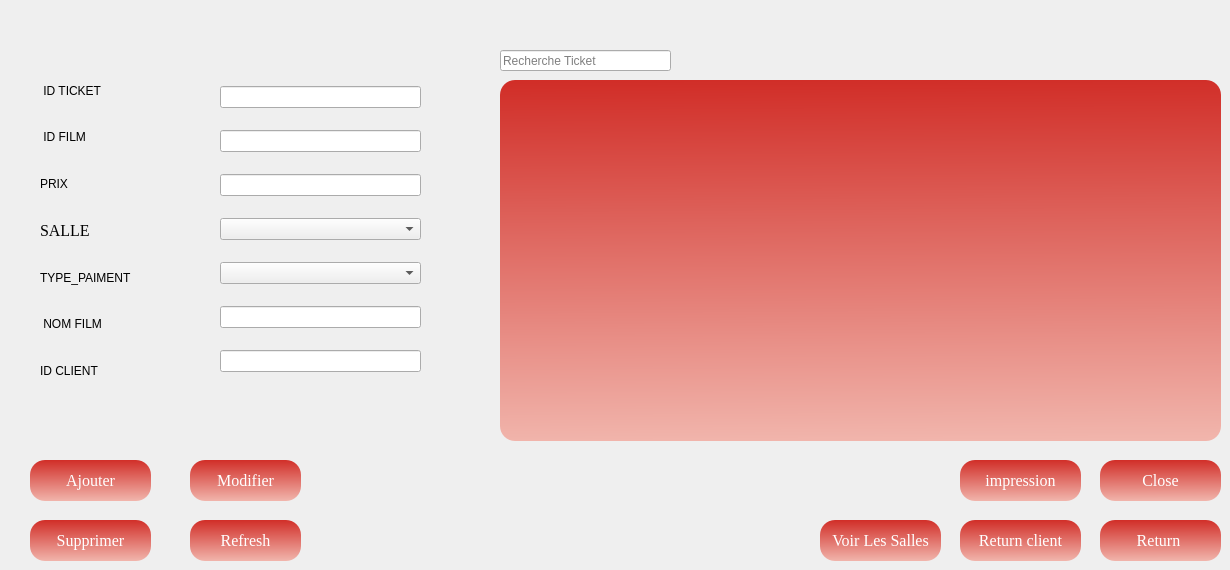
      <widget class="QWidget" name="tab">
       <attribute name="title">
        <string>Ticket</string>
       </attribute>
       <widget class="QWidget" name="layoutWidget_5">
        <property name="geometry">
         <rect>
          <x>40</x>
          <y>70</y>
          <width>161</width>
          <height>321</height>
         </rect>
        </property>
        <layout class="QVBoxLayout" name="verticalLayout_3">
         <item>
          <widget class="QLabel" name="label_24">
           <property name="text">
            <string> ID TICKET</string>
           </property>
          </widget>
         </item>
         <item>
          <widget class="QLabel" name="label_25">
           <property name="text">
            <string> ID FILM</string>
           </property>
          </widget>
         </item>
         <item>
          <widget class="QLabel" name="label_26">
           <property name="text">
            <string>PRIX</string>
           </property>
          </widget>
         </item>
         <item>
          <widget class="QLabel" name="label_27">
           <property name="font">
            <font>
             <family>Times New Roman</family>
             <pointsize>12</pointsize>
             <weight>50</weight>
             <italic>false</italic>
             <bold>false</bold>
            </font>
           </property>
           <property name="text">
            <string>SALLE</string>
           </property>
          </widget>
         </item>
         <item>
          <widget class="QLabel" name="label_28">
           <property name="text">
            <string>TYPE_PAIMENT</string>
           </property>
          </widget>
         </item>
         <item>
          <widget class="QLabel" name="label_30">
           <property name="text">
            <string> NOM FILM</string>
           </property>
          </widget>
         </item>
         <item>
          <widget class="QLabel" name="label_31">
           <property name="text">
            <string>ID CLIENT</string>
           </property>
          </widget>
         </item>
        </layout>
       </widget>
       <widget class="QWidget" name="layoutWidget_6">
        <property name="geometry">
         <rect>
          <x>220</x>
          <y>70</y>
          <width>201</width>
          <height>321</height>
         </rect>
        </property>
        <layout class="QVBoxLayout" name="verticalLayout_4">
         <item>
          <widget class="QLineEdit" name="id_ticket"/>
         </item>
         <item>
          <widget class="QLineEdit" name="Id_film_ticket"/>
         </item>
         <item>
          <widget class="QLineEdit" name="prix_ticket"/>
         </item>
         <item>
          <widget class="QComboBox" name="salles">
           <item>
            <property name="text">
             <string/>
            </property>
           </item>
           <item>
            <property name="text">
             <string>1</string>
            </property>
           </item>
           <item>
            <property name="text">
             <string>2</string>
            </property>
           </item>
           <item>
            <property name="text">
             <string>3</string>
            </property>
           </item>
           <item>
            <property name="text">
             <string>4</string>
            </property>
           </item>
           <item>
            <property name="text">
             <string>5</string>
            </property>
           </item>
           <item>
            <property name="text">
             <string>6</string>
            </property>
           </item>
           <item>
            <property name="text">
             <string>7</string>
            </property>
           </item>
           <item>
            <property name="text">
             <string>8</string>
            </property>
           </item>
           <item>
            <property name="text">
             <string>9</string>
            </property>
           </item>
          </widget>
         </item>
         <item>
          <widget class="QComboBox" name="paiment">
           <item>
            <property name="text">
             <string/>
            </property>
           </item>
           <item>
            <property name="text">
             <string>Carte Fidelité</string>
            </property>
           </item>
           <item>
            <property name="text">
             <string>Paiment Espece</string>
            </property>
           </item>
          </widget>
         </item>
         <item>
          <widget class="QLineEdit" name="nomfilm">
           <property name="enabled">
            <bool>true</bool>
           </property>
           <property name="mouseTracking">
            <bool>true</bool>
           </property>
           <property name="readOnly">
            <bool>false</bool>
           </property>
          </widget>
         </item>
         <item>
          <widget class="QLineEdit" name="id_client">
           <property name="dragEnabled">
            <bool>false</bool>
           </property>
           <property name="readOnly">
            <bool>false</bool>
           </property>
          </widget>
         </item>
        </layout>
       </widget>
       <widget class="QPushButton" name="pushButton_7">
        <property name="geometry">
         <rect>
          <x>960</x>
          <y>460</y>
          <width>121</width>
          <height>41</height>
         </rect>
        </property>
        <property name="font">
         <font>
          <family>Times New Roman</family>
          <pointsize>12</pointsize>
          <weight>50</weight>
          <italic>false</italic>
          <bold>false</bold>
         </font>
        </property>
        <property name="styleSheet">
         <string notr="true">/*background-color:#C70039;
color:white;*/
QPushButton
{
background : qlineargradient(spread:pad, x1:0.467, y1:0, x2:0.482, y2:1, stop:0 rgba(209, 46, 40, 255), stop:1 rgba(241, 181, 172, 255));
border-radius:15px;
color:white;
}
QPushButton:hover
{
background:qlineargradient(spread:pad, x1:0.457286, y1:0.381, x2:0.508, y2:1, stop:0 rgba(241, 181, 172, 255), stop:1 rgba(209, 46, 40, 255))
}</string>
        </property>
        <property name="text">
         <string>impression</string>
        </property>
       </widget>
       <widget class="QLabel" name="label_32">
        <property name="geometry">
         <rect>
          <x>510</x>
          <y>490</y>
          <width>31</width>
          <height>21</height>
         </rect>
        </property>
        <property name="text">
         <string/>
        </property>
       </widget>
       <widget class="QLabel" name="label_51">
        <property name="geometry">
         <rect>
          <x>220</x>
          <y>196</y>
          <width>31</width>
          <height>31</height>
         </rect>
        </property>
        <property name="text">
         <string/>
        </property>
       </widget>
       <widget class="QPushButton" name="ajouterTicket">
        <property name="geometry">
         <rect>
          <x>30</x>
          <y>460</y>
          <width>121</width>
          <height>41</height>
         </rect>
        </property>
        <property name="font">
         <font>
          <family>Times New Roman</family>
          <pointsize>12</pointsize>
          <weight>50</weight>
          <italic>false</italic>
          <bold>false</bold>
         </font>
        </property>
        <property name="styleSheet">
         <string notr="true">/*background-color:#C70039;
color:white;*/
QPushButton
{
background : qlineargradient(spread:pad, x1:0.467, y1:0, x2:0.482, y2:1, stop:0 rgba(209, 46, 40, 255), stop:1 rgba(241, 181, 172, 255));
border-radius:15px;
color:white;
}
QPushButton:hover
{
background:qlineargradient(spread:pad, x1:0.457286, y1:0.381, x2:0.508, y2:1, stop:0 rgba(241, 181, 172, 255), stop:1 rgba(209, 46, 40, 255))
}</string>
        </property>
        <property name="text">
         <string>Ajouter</string>
        </property>
        <property name="icon">
         <iconset resource="source.qrc">
          <normaloff>:/photos/add1.png</normaloff>:/photos/add1.png</iconset>
        </property>
       </widget>
       <widget class="QPushButton" name="Close_ticket">
        <property name="geometry">
         <rect>
          <x>1100</x>
          <y>460</y>
          <width>121</width>
          <height>41</height>
         </rect>
        </property>
        <property name="font">
         <font>
          <family>Times New Roman</family>
          <pointsize>12</pointsize>
          <weight>50</weight>
          <italic>false</italic>
          <bold>false</bold>
         </font>
        </property>
        <property name="styleSheet">
         <string notr="true">/*background-color:#C70039;
color:white;*/
QPushButton
{
background : qlineargradient(spread:pad, x1:0.467, y1:0, x2:0.482, y2:1, stop:0 rgba(209, 46, 40, 255), stop:1 rgba(241, 181, 172, 255));
border-radius:15px;
color:white;
}
QPushButton:hover
{
background:qlineargradient(spread:pad, x1:0.457286, y1:0.381, x2:0.508, y2:1, stop:0 rgba(241, 181, 172, 255), stop:1 rgba(209, 46, 40, 255))
}</string>
        </property>
        <property name="text">
         <string>Close</string>
        </property>
        <property name="icon">
         <iconset resource="source.qrc">
          <normaloff>:/photos/close2.png</normaloff>:/photos/close2.png</iconset>
        </property>
       </widget>
       <widget class="QLabel" name="label_53">
        <property name="geometry">
         <rect>
          <x>620</x>
          <y>-70</y>
          <width>31</width>
          <height>21</height>
         </rect>
        </property>
        <property name="text">
         <string/>
        </property>
       </widget>
       <widget class="QPushButton" name="pushButton_11">
        <property name="geometry">
         <rect>
          <x>610</x>
          <y>-80</y>
          <width>121</width>
          <height>41</height>
         </rect>
        </property>
        <property name="font">
         <font>
          <family>Times New Roman</family>
          <pointsize>12</pointsize>
          <weight>50</weight>
          <italic>false</italic>
          <bold>false</bold>
         </font>
        </property>
        <property name="styleSheet">
         <string notr="true">background-color:#333399;
color:white;
</string>
        </property>
        <property name="text">
         <string>          Annuler</string>
        </property>
       </widget>
       <widget class="QPushButton" name="SupprimerTicket">
        <property name="geometry">
         <rect>
          <x>30</x>
          <y>520</y>
          <width>121</width>
          <height>41</height>
         </rect>
        </property>
        <property name="font">
         <font>
          <family>Times New Roman</family>
          <pointsize>12</pointsize>
          <weight>50</weight>
          <italic>false</italic>
          <bold>false</bold>
         </font>
        </property>
        <property name="styleSheet">
         <string notr="true">/*background-color:#C70039;
color:white;*/
QPushButton
{
background : qlineargradient(spread:pad, x1:0.467, y1:0, x2:0.482, y2:1, stop:0 rgba(209, 46, 40, 255), stop:1 rgba(241, 181, 172, 255));
border-radius:15px;
color:white;
}
QPushButton:hover
{
background:qlineargradient(spread:pad, x1:0.457286, y1:0.381, x2:0.508, y2:1, stop:0 rgba(241, 181, 172, 255), stop:1 rgba(209, 46, 40, 255))
}
</string>
        </property>
        <property name="text">
         <string>Supprimer</string>
        </property>
        <property name="icon">
         <iconset resource="source.qrc">
          <normaloff>:/photos/supp.png</normaloff>:/photos/supp.png</iconset>
        </property>
       </widget>
       <widget class="QPushButton" name="ModifierTicket">
        <property name="geometry">
         <rect>
          <x>190</x>
          <y>460</y>
          <width>111</width>
          <height>41</height>
         </rect>
        </property>
        <property name="font">
         <font>
          <family>Times New Roman</family>
          <pointsize>12</pointsize>
          <weight>50</weight>
          <italic>false</italic>
          <bold>false</bold>
         </font>
        </property>
        <property name="styleSheet">
         <string notr="true">/*background-color:#C70039;
color:white;*/
QPushButton
{
background : qlineargradient(spread:pad, x1:0.467, y1:0, x2:0.482, y2:1, stop:0 rgba(209, 46, 40, 255), stop:1 rgba(241, 181, 172, 255));
border-radius:15px;
color:white;
}
QPushButton:hover
{
background:qlineargradient(spread:pad, x1:0.457286, y1:0.381, x2:0.508, y2:1, stop:0 rgba(241, 181, 172, 255), stop:1 rgba(209, 46, 40, 255))
}</string>
        </property>
        <property name="text">
         <string>Modifier</string>
        </property>
        <property name="icon">
         <iconset resource="source.qrc">
          <normaloff>:/photos/mod.png</normaloff>:/photos/mod.png</iconset>
        </property>
       </widget>
       <widget class="QTableView" name="AfficherTicketTable">
        <property name="geometry">
         <rect>
          <x>500</x>
          <y>80</y>
          <width>721</width>
          <height>361</height>
         </rect>
        </property>
        <property name="styleSheet">
         <string notr="true">/*background-color:#C70039;
color:white;*/

background : qlineargradient(spread:pad, x1:0.467, y1:0, x2:0.482, y2:1, stop:0 rgba(209, 46, 40, 255), stop:1 rgba(241, 181, 172, 255));
border-radius:15px;
color:black;
</string>
        </property>
       </widget>
       <widget class="QLineEdit" name="recherchecase_2">
        <property name="geometry">
         <rect>
          <x>500</x>
          <y>50</y>
          <width>171</width>
          <height>21</height>
         </rect>
        </property>
        <property name="placeholderText">
         <string>Recherche Ticket</string>
        </property>
       </widget>
       <widget class="QPushButton" name="Close_ticket_2">
        <property name="geometry">
         <rect>
          <x>960</x>
          <y>520</y>
          <width>121</width>
          <height>41</height>
         </rect>
        </property>
        <property name="font">
         <font>
          <family>Times New Roman</family>
          <pointsize>12</pointsize>
          <weight>50</weight>
          <italic>false</italic>
          <bold>false</bold>
         </font>
        </property>
        <property name="styleSheet">
         <string notr="true">/*background-color:#C70039;
color:white;*/
QPushButton
{
background : qlineargradient(spread:pad, x1:0.467, y1:0, x2:0.482, y2:1, stop:0 rgba(209, 46, 40, 255), stop:1 rgba(241, 181, 172, 255));
border-radius:15px;
color:white;
}
QPushButton:hover
{
background:qlineargradient(spread:pad, x1:0.457286, y1:0.381, x2:0.508, y2:1, stop:0 rgba(241, 181, 172, 255), stop:1 rgba(209, 46, 40, 255))
}</string>
        </property>
        <property name="text">
         <string>Return client</string>
        </property>
        <property name="icon">
         <iconset resource="source.qrc">
          <normaloff>:/photos/return1.png</normaloff>:/photos/return1.png</iconset>
        </property>
       </widget>
       <widget class="QPushButton" name="refreshT">
        <property name="geometry">
         <rect>
          <x>190</x>
          <y>520</y>
          <width>111</width>
          <height>41</height>
         </rect>
        </property>
        <property name="font">
         <font>
          <family>Times New Roman</family>
          <pointsize>12</pointsize>
          <weight>50</weight>
          <italic>false</italic>
          <bold>false</bold>
         </font>
        </property>
        <property name="styleSheet">
         <string notr="true">/*background-color:#C70039;
color:white;*/
QPushButton
{
background : qlineargradient(spread:pad, x1:0.467, y1:0, x2:0.482, y2:1, stop:0 rgba(209, 46, 40, 255), stop:1 rgba(241, 181, 172, 255));
border-radius:15px;
color:white;
}
QPushButton:hover
{
background:qlineargradient(spread:pad, x1:0.457286, y1:0.381, x2:0.508, y2:1, stop:0 rgba(241, 181, 172, 255), stop:1 rgba(209, 46, 40, 255))
}</string>
        </property>
        <property name="text">
         <string>Refresh</string>
        </property>
        <property name="icon">
         <iconset resource="source.qrc">
          <normaloff>:/photos/filtrer1.png</normaloff>:/photos/filtrer1.png</iconset>
        </property>
       </widget>
       <widget class="QPushButton" name="returnTick">
        <property name="geometry">
         <rect>
          <x>1100</x>
          <y>520</y>
          <width>121</width>
          <height>41</height>
         </rect>
        </property>
        <property name="font">
         <font>
          <family>Times New Roman</family>
          <pointsize>12</pointsize>
          <weight>50</weight>
          <italic>false</italic>
          <bold>false</bold>
         </font>
        </property>
        <property name="styleSheet">
         <string notr="true">/*background-color:#C70039;
color:white;*/
QPushButton
{
background : qlineargradient(spread:pad, x1:0.467, y1:0, x2:0.482, y2:1, stop:0 rgba(209, 46, 40, 255), stop:1 rgba(241, 181, 172, 255));
border-radius:15px;
color:white;
}
QPushButton:hover
{
background:qlineargradient(spread:pad, x1:0.457286, y1:0.381, x2:0.508, y2:1, stop:0 rgba(241, 181, 172, 255), stop:1 rgba(209, 46, 40, 255))
}</string>
        </property>
        <property name="text">
         <string>Return </string>
        </property>
        <property name="icon">
         <iconset resource="source.qrc">
          <normaloff>:/photos/return1.png</normaloff>:/photos/return1.png</iconset>
        </property>
       </widget>
       <widget class="QPushButton" name="pushButton_26">
        <property name="geometry">
         <rect>
          <x>820</x>
          <y>520</y>
          <width>121</width>
          <height>41</height>
         </rect>
        </property>
        <property name="font">
         <font>
          <family>Times New Roman</family>
          <pointsize>12</pointsize>
          <weight>50</weight>
          <italic>false</italic>
          <bold>false</bold>
         </font>
        </property>
        <property name="styleSheet">
         <string notr="true">/*background-color:#C70039;
color:white;*/
QPushButton
{
background : qlineargradient(spread:pad, x1:0.467, y1:0, x2:0.482, y2:1, stop:0 rgba(209, 46, 40, 255), stop:1 rgba(241, 181, 172, 255));
border-radius:15px;
color:white;
}
QPushButton:hover
{
background:qlineargradient(spread:pad, x1:0.457286, y1:0.381, x2:0.508, y2:1, stop:0 rgba(241, 181, 172, 255), stop:1 rgba(209, 46, 40, 255))
}</string>
        </property>
        <property name="text">
         <string>Voir Les Salles</string>
        </property>
       </widget>
       <zorder>pushButton_7</zorder>
       <zorder>label_32</zorder>
       <zorder>layoutWidget_5</zorder>
       <zorder>layoutWidget_6</zorder>
       <zorder>ajouterTicket</zorder>
       <zorder>label_51</zorder>
       <zorder>Close_ticket</zorder>
       <zorder>label_53</zorder>
       <zorder>pushButton_11</zorder>
       <zorder>SupprimerTicket</zorder>
       <zorder>ModifierTicket</zorder>
       <zorder>AfficherTicketTable</zorder>
       <zorder>recherchecase_2</zorder>
       <zorder>Close_ticket_2</zorder>
       <zorder>refreshT</zorder>
       <zorder>returnTick</zorder>
       <zorder>pushButton_26</zorder>
      </widget>
